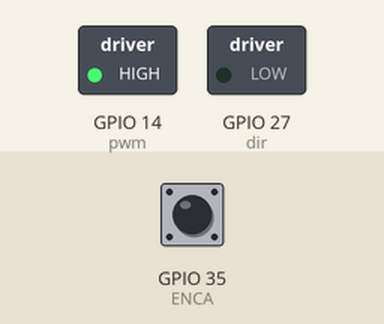
Bench run of a sketch on a simulated ESP32. On the bench: switched loads named in the sketch (green lamp = pin HIGH). The inputs (shaded band) are chosen by the test bench; at power-on: GPIO 35 (ENCA) HIGH. What the sketch prints to the serial monitor is not drawn.

Above: at 0.05 s.
At 6.05 s:
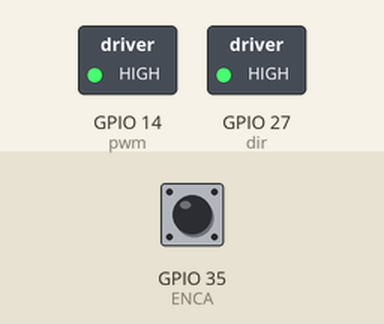
At 6.25 s:
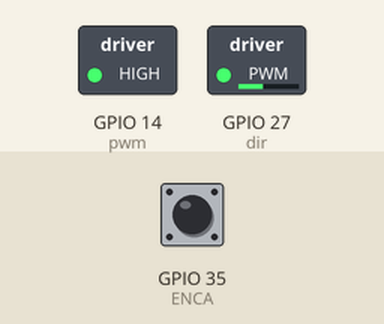
Timing chart, 0 to 8.2 s (numbered marks = the images above):
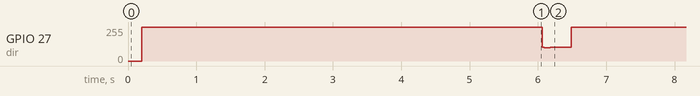

The sketch:

PIDTest1.ino
```cpp
// Pins
#define ENCA 35
#define ENCB 34

long prevT = 0;
int posPrev = 0;
// Use the "volatile" directive for variables
// used in an interrupt
volatile int pos_i = 0;

float vFilt = 0;
float vPrev = 0;

float kp = 15;
float ki = 100;
float eintegral = 0;
int pwr;

// PWM出力端子設定
#define pwm 14
#define dir 27

// PWM出力設定（周波数と分解能はチャンネルのペアでは同じに設定する）
#define CH 1        // PWM出力チャンネル（0,1/ 2,3/ 4,5/ 6,7/ 8,9/ 10,11 /12,13 /14,15でペア）
#define FREQ 20000   // PWM出力周波数（最大周波数 : 20kHz / 2の「bit数」乗）
#define BIT_NUM 12  // bit数（1bit〜16bit）

void setup() {
  Serial.begin(115200);
  pinMode(ENCA, INPUT);
  pinMode(ENCB, INPUT);
  attachInterrupt(digitalPinToInterrupt(ENCA), readEncoder, RISING);

  // PWM出力に使用する端子を出力設定
  pinMode(pwm, OUTPUT);
  pinMode(dir, OUTPUT);

  // PWM初期設定
  ledcSetup(CH, FREQ, BIT_NUM);   // PWM設定（ﾁｬﾝﾈﾙ, 周波数, bit数）
  ledcAttachPin(dir, CH);

  digitalWrite(pwm, HIGH);
}

void loop() {

  // read the position and velocity
  int pos = 0;
  noInterrupts(); // disable interrupts temporarily while reading
  pos = pos_i;
  interrupts(); // turn interrupts back on

  // Compute velocity with method 1
  long currT = micros();
  float deltaT = ((float) (currT - prevT)) / 1.0e6;
  float velocity = (pos - posPrev) / deltaT;
  posPrev = pos;
  prevT = currT;

  // Convert count/s to RPM
  float v = velocity / 244.8 * 60.0;

  // Low-pass filter (25 Hz cutoff)
  vFilt = 0.854 * vFilt + 0.0728 * v + 0.0728 * vPrev;
  vPrev = v;

  // Set a target
  //float vt = 400 * (sin(currT / 1e6) > 0);
  float vt = 400 * sin(currT / 1e6);

  // Compute the control signal u
  float e = vt - vFilt;
  eintegral = eintegral + e * deltaT;

  float u = kp * e + ki * eintegral;

  // Set the motor speed and direction
  if (abs(u) <= 2048) {
    pwr = u + 2048;
  } else if (u > 2048) {
    pwr = 4096;
  } else {
    pwr = 0;
  }
  ledcWrite(CH, pwr);

  Serial.print("Variable_1:");
  Serial.print(vt);
  Serial.print(",");
  Serial.print("Variable_2:");
  Serial.println(vFilt);
}


void readEncoder() {
  // Read encoder B when ENCA rises
  int b = digitalRead(ENCB);
  int increment = 0;
  if (b > 0) {
    // If B is high, increment backward
    increment = -1;
  }
  else {
    // Otherwise, increment forward
    increment = 1;
  }
  pos_i = pos_i + increment;
}
```
